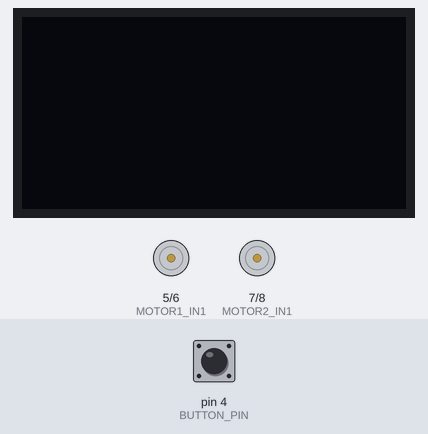
Recording of a sketch running on a simulated Arduino Uno, built with avr-gcc and run on an emulated ATmega328P. On the bench: 128×64 one-colour display, motor-driver pin pairs drawn as motors (green arrow = first pin HIGH = forward, orange = second pin HIGH = backward, longer = more drive). Inputs (shaded band) come from the test bench; at power-on: pin 4 (BUTTON_PIN) HIGH.

Above: at 3.2 s.
3.3 s: pin 4 (BUTTON_PIN) pulled LOW for 0.15 s
At 4.3 s:
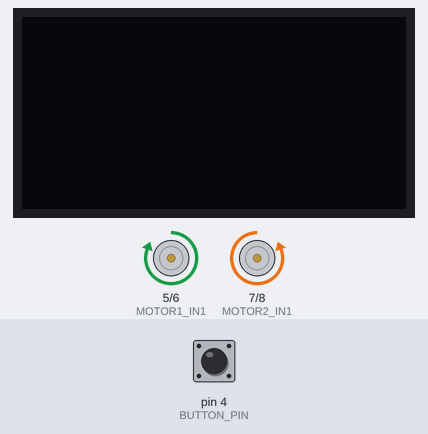
6.4 s: pin 4 (BUTTON_PIN) pulled LOW for 1 s
At 6.62 s:
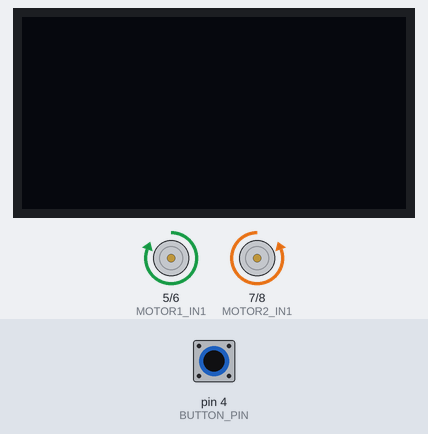
Timing chart, 0 to 14.9 s (numbered marks = the images above; inputs shaded):
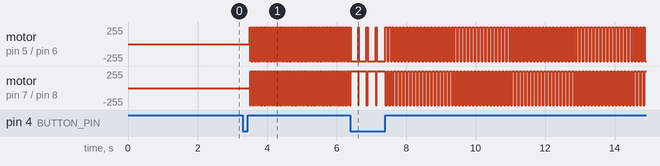

The sketch:

disp2.ino
```cpp
#include <Adafruit_SSD1306.h>
#include <splash.h>
#include "SPI.h"

#define BUTTON_PIN 4
#define MOTOR1_IN1 5
#define MOTOR1_IN2 6
#define MOTOR2_IN1 7
#define MOTOR2_IN2 8


#define SCREEN_WIDTH 128 // Ширина дисплея в пикселях
#define SCREEN_HEIGHT 64 // Высота дисплея в пикселях

Adafruit_SSD1306 display(SCREEN_WIDTH, SCREEN_HEIGHT, &Wire, -1);

int s = 0;

void setup() {
  pinMode(BUTTON_PIN, INPUT_PULLUP);
  pinMode(MOTOR1_IN1, OUTPUT);
  pinMode(MOTOR1_IN2, OUTPUT);
  pinMode(MOTOR2_IN1, OUTPUT);
  pinMode(MOTOR2_IN2, OUTPUT);
  if(!display.begin(SSD1306_SWITCHCAPVCC, 0x3C)) { // Address 0x3D for 128x64
    Serial.println(F("SSD1306 allocation failed"));
    for(;;);
  }
  delay(2000);
  display.clearDisplay();

  display.setTextSize(1); // установка размера шрифта
  display.setTextColor(WHITE); // установка цвета текста
  display.setCursor(0, 10); // установка курсора
  display.display();

}

void loop() {
  // Обработка нажатия кнопки
  if (digitalRead(BUTTON_PIN) == LOW) {
    s += 10;
    display.setCursor(0, 10); // установка курсора
  // Display static text
  display.println(s);
    delay(200);  // Задержка для подавления дребезга кнопки
  }

  // Вращение двигателей
  if (s > 0) {
    digitalWrite(MOTOR1_IN1, HIGH);
    digitalWrite(MOTOR1_IN2, LOW);
    digitalWrite(MOTOR2_IN1, LOW);
    digitalWrite(MOTOR2_IN2, HIGH);
    delay(s);
    digitalWrite(MOTOR1_IN1, LOW);
    digitalWrite(MOTOR1_IN2, HIGH);
    digitalWrite(MOTOR2_IN1, HIGH);
    digitalWrite(MOTOR2_IN2, LOW);
    delay(s);
    display.clearDisplay();
  }
}
```

Measured:
- after the input at 3.3 s, motor on pin 5 (MOTOR1_IN1) / pin 6 (MOTOR1_IN2), motor on pin 7 (MOTOR2_IN1) / pin 8 (MOTOR2_IN2): alternates forward 255/255 for 0.01 s and backward 255/255 for 0.01 s, starting after 0.20 s
